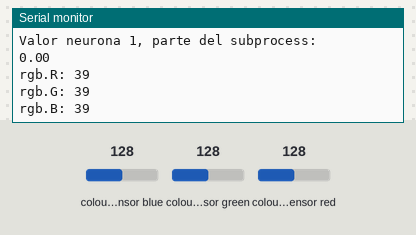
The sketch below on a simulated Arduino Uno, built with avr-gcc and run on an emulated ATmega328P. Shown: the last lines printed to the serial monitor. Wiring (inferred from the names in the program): TCS3200 colour sensor: output pin 14; S2 pin 10; S3 pin 9; S0 pin 11; S1 pin 12. The test bench sets the inputs (shaded band); at power-on: colour sensor blue 128, colour sensor green 128, colour sensor red 128.

Above: at 1.2 s.
1.3 s: colour sensor blue set to 5
At 2.63 s:
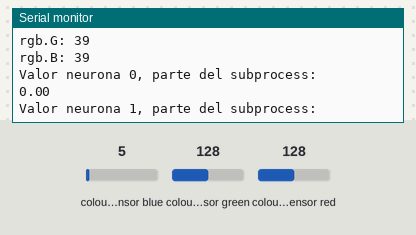
2.8 s: colour sensor green set to 5
At 2.8 s:
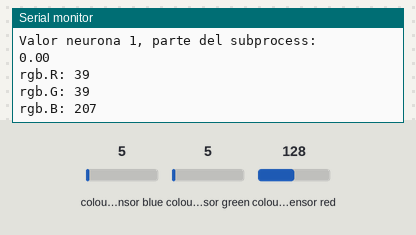
4.3 s: colour sensor red set to 5
At 5.24 s:
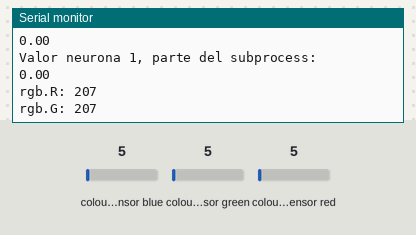

The sketch:

tcs3200.ino
```cpp
//TCS3200 Color Sensor
const int s0 = 11;//Verde
const int s1 = 12;//Amarillo
const int s2 = 10;//Naranja
const int s3 = 9;//Morado
const int out = 14;//Azul: A0

void setup() {

  //Sensor TCS3200
  pinMode(s0,OUTPUT);
  pinMode(s1,OUTPUT);
  pinMode(s2,OUTPUT);
  pinMode(s3,OUTPUT);
  pinMode(out,INPUT);
  Serial.begin(9600);
  digitalWrite(s0,LOW);//2% frequency scaling: 10-12kHz Limited because of Arduino's clock
  digitalWrite(s1,HIGH);
}

typedef struct{
  unsigned long R;
  unsigned long G;
  unsigned long B;
}color;
color rgb;//tcs
float input_neuron[10];

/**Variables de la prueba avanzada**/
/*unsigned long duracion = 0;
float color[]= {
  0,0,0,0};//R,G,C,B*/

void loop() {

delayMicroseconds(50);
  //Lee el valor en frecuencia de el color que lee, además de cambiarlo a rango RGB

    //Leemos el rojo
    digitalWrite(s2, LOW);
    digitalWrite(s3,LOW);
    rgb.R = pulseIn(out,digitalRead(out)== HIGH ? LOW : HIGH);

    //Leemos el verde
    digitalWrite(s2, HIGH);
    digitalWrite(s3,HIGH);
    rgb.G = pulseIn(out,digitalRead(out)== HIGH ? LOW : HIGH);

    //Leemos el blue
    digitalWrite(s2, LOW);
    digitalWrite(s3,HIGH);
    rgb.B = pulseIn(out,digitalRead(out)== HIGH ? LOW : HIGH);

//compara el valor con el del veneno: ROJO

if ((rgb.R < rgb.B)&&(rgb.G > rgb.B)&& (rgb.R < 400)){

    input_neuron[0] = 0;//ponemos la neurona de comida a 0
    input_neuron[1] = 1;//ponemos la neurona de veneno a 1
  }

//compara el valor de la comida: AZUL

else if ((rgb.B < rgb.R)&&(rgb.G > rgb.B)&& (rgb.G < rgb.R)){

    input_neuron[0] = 1;//ponemos la neurona de comida a 1
    input_neuron[1] = 0;//ponemos la neurona de veneno a 0
  }
else{
  input_neuron[0] = 0;//ponemos la neurona de comida a 0 Control de versiones
  input_neuron[1] = 0;//ponemos la neurona de veneno a 0 Control de versiones
}

//Apagamos el sensor
//******************************************************************//
Serial.println("Valor neurona 0, parte del subprocess:");
Serial.println(input_neuron[0]);
Serial.println("Valor neurona 1, parte del subprocess:");
Serial.println(input_neuron[1]);
//******************************************************************//

Serial.print("rgb.R: ");
Serial.println(rgb.R);

Serial.print("rgb.G: ");
Serial.println(rgb.G);

Serial.print("rgb.B: ");
Serial.println(rgb.B);
/********************Prueba avanzada del sensor************************/
   /*for(int i = 0; i < 2; i++){

      digitalWrite(s2, i);//Red: 00, Blue: 01; Clear: 10; Green: 11
      for(int j = 0; j < 2; j++){
        digitalWrite(s3, j);
        delay(1);//in miliseconds
        duracion= pulseIn(out,digitalRead(out) == HIGH ? LOW : HIGH);
        color[2*i+j] = 1000000/duracion;
        Serial.print("Color ");
        Serial.print(2*i+j);
        Serial.print(": ");
        Serial.println(color[2*i+j]);

        Serial.print("Duracion: ");
        Serial.println(duracion);
      }
    }
    if (color[0] == 0 || color[1] == 0 || color[2] == 0 || color[3] == 0){
      Serial.println("Error");
    }*/
delay(2500);

}
```

Measured:
- after the input at 4.3 s, the serial monitor: prints a new line after 0.92 s (image 3)
